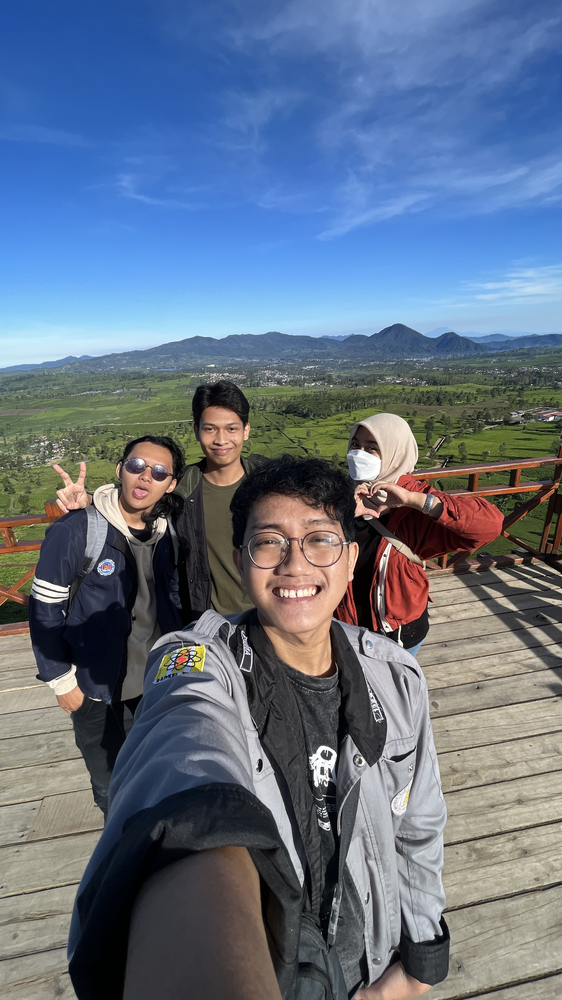
#> input picture images/image.png, 562 x 1000 px, shrunk from 2268 x 4032 before the run, found by its file name
$ jupyter execute main.ipynb
#> lines starting #> are read from the running program, lines starting #| are printed output that depends on the picture
# Analisis Perbandingan Algoritma Pattern Matching Knuth-Morris-Pratt dan Boyer-Moore Untuk Metode Pemrosesan Citra Template Matching

### Oleh Bagas Aryo Seto - 13521081

Abstract— Pemrosesan citra template matching adalah teknik penting dalam pengolahan citra yang digunakan untuk mencari dan mencocokkan pola tertentu dalam citra. Dalam makalah ini, proses pattern matching digunakan untuk pemrosesan citra template matching. Selain itu, dilakukan analisis perbandingan antara dua algoritma populer dalam proses pattern matching, yaitu algoritma Knuth-Morris-Pratt (KMP) dan algoritma BoyerMoore. Algoritma KMP dan Boyer-Moore memiliki pendekatan yang berbeda dalam mencocokkan pola. Algoritma KMP menggunakan informasi dari pencarian sebelumnya untuk mempercepat proses pencarian berikutnya, sedangkan algoritma Boyer-Moore menggunakan informasi dari pola yang ingin dicari dan melakukan penggeseran pintar berdasarkan karakter terakhir yang tidak cocok. Penelitian ini bertujuan untuk membandingkan kinerja kedua algoritma berdasarkan kecepatan eksekusi, banyak proses perbandingan, dan akurasi hasil pencocokan.

### Import Modules

[cell 1]
# import modules
import cv2
import numpy as np
import matplotlib.pyplot as plt
import copy
import pandas as pd
import random
import seaborn as sns
import time

### Definisikan Knuth-Morris-Pratt Search, Boyer-Moore Search, dan Brute Force Search

[cell 2]
def KMPSearch(pattern, txt):
    patternLen = len(pattern)
    textLen = len(txt)

    compareCounter = 0
    results = []

    # create lps[] that will hold the longest prefix suffix
    # values for pattern
    lps = [0]*patternLen
    patternIdx = 0 # index for pat[]

    # Preprocess the pattern (calculate lps[] array)
    computeLPSArray(pattern, patternLen, lps)

    textIdx = 0 # index for txt[]
    while (textLen - textIdx) >= (patternLen - patternIdx):
        compareCounter += 1

        if pattern[patternIdx] == txt[textIdx]:
            textIdx += 1
            patternIdx += 1

        if patternIdx == patternLen:
            results += [textIdx - patternIdx]
            patternIdx = lps[patternIdx - 1]

        # mismatch after j matches
        elif textIdx < textLen and pattern[patternIdx] != txt[textIdx]:

            if patternIdx != 0:
                patternIdx = lps[patternIdx-1]
            else:
                textIdx += 1

    return results, compareCounter


# Function to compute LPS array
def computeLPSArray(pat, plen, lps):
    len = 0 # length of the previous longest prefix suffix
    lps[0] = 0
    i = 1

    while i < plen:
        if pat[i] == pat[len]:
            len += 1
            lps[i] = len
            i += 1
        else:
            if len != 0:
                len = lps[len-1]
            else:
                lps[i] = 0
                i += 1

def BMSearch(pattern, text):
    # Preprocessing
    patternLen = len(pattern)
    textLen = len(text)

    compareCounter = 0

    last = {}
    for i in range(patternLen):
        last[pattern[i]] = i

    # Searching
    i = patternLen - 1  # Index of the last character in the pattern
    j = patternLen - 1  # Index of the last character in the text being examined
    results = []

    while j < textLen:
        compareCounter += 1
        if pattern[i] == text[j]:
            if i == 0:
                results.append(j)
                i = patternLen - 1
                j += patternLen
            else:
                i -= 1
                j -= 1
        else:
            if text[j] in last:
                j += patternLen - min(i, last[text[j]] + 1)
            else:
                j += patternLen
            i = patternLen - 1

    return results, compareCounter


def BFSearch(pattern, text):
    # Preprocessing
    patternLen = len(pattern)
    textLen = len(text)

    compareCounter = 0

    # Searching
    results = []

    for i in range(textLen - patternLen + 1):
        j = 0
        compareCounter += 1
        while j < patternLen and pattern[j] == text[i + j]:
            compareCounter += 1
            j += 1

        if j == patternLen:
            results.append(i)

    return results, compareCounter


def templateMatch(template, image, algo):
    # preprocessing
    # ubah citra dan template menjadi 8-bit
    image = cv2.cvtColor(image, cv2.COLOR_RGB2GRAY)
    template = cv2.cvtColor(template, cv2.COLOR_RGB2GRAY)

    tempRow = len(template)
    tempCol = len(template[0])
    pattern = template[0].flatten().tolist()
    n = len(image)
    compareCounter = 0

    # memanggil algoritma pattern matching yang sesuai
    for i in range(n):
        text = image[i].flatten().tolist()
        if algo == 'kmp':
            found, cnt = KMPSearch(pattern, text)
        elif algo == 'bm':
            found, cnt = BMSearch(pattern, text)
        else:
            found, cnt = BFSearch(pattern, text)
        compareCounter += cnt

        # mengecek validitas template pada citra
        for j in found:
            if (np.array_equal(template, image[i:i+tempRow, j:j+tempCol])):
                return i, j, compareCounter

    return -1, -1, compareCounter

### Membaca dan Menampilkan Citra dan Template

[cell 3]
# Membaca citra dan template
image = cv2.imread(r'images\image.png')
#> image is the input picture: shape (1000, 562, 3); mean B, G, R 133.1, 113.4, 99.4
image = cv2.cvtColor(image, cv2.COLOR_BGR2RGB)

template1 = cv2.imread(r'images\template.png')
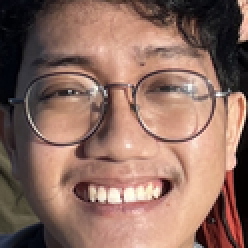
#> input picture images/template.png, 124 x 124 px, shrunk from 500 x 500 before the run, found by its file name (shown 2 times larger)
#> template1 is the input picture: shape (124, 124, 3); mean B, G, R 96.8, 108.7, 141.7
template1 = cv2.cvtColor(template1, cv2.COLOR_BGR2RGB)

template2 = cv2.imread(r'images\emma_watson.png')
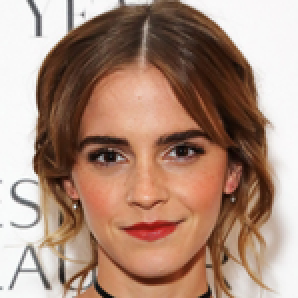
#> input picture images/emma_watson.png, 149 x 149 px, shrunk from 600 x 600 before the run, found by its file name (shown 2 times larger)
#> template2 is the input picture: shape (149, 149, 3); mean B, G, R 123.5, 140.3, 171.7
template2 = cv2.cvtColor(template2, cv2.COLOR_BGR2RGB)

[cell 4]
fig, axes = plt.subplots(1, 3, figsize=(15, 5))

# Display the first image on the first subplot
axes[0].imshow(image)
axes[0].set_title('Citra')

# Display the second image on the second subplot
axes[1].imshow(template1)
axes[1].set_title('Gambar 1')

# Display the third image on the third subplot
axes[2].imshow(template2)
axes[2].set_title('Gambar 2')

# Adjust the spacing between subplots
plt.tight_layout()

# Show the figure
plt.show()

### Mendapatkan Hasil Template Matching Menggunakan KMP, BM, dan Brute Force Pada Gambar 1

[cell 5]
t1 = time.time()
i3, j3, bfCount  = templateMatch(template1, image, 'bf')
#> in templateMatch, `image = cv2.cvtColor(image, cv2.COLOR_RGB2GRAY)`:
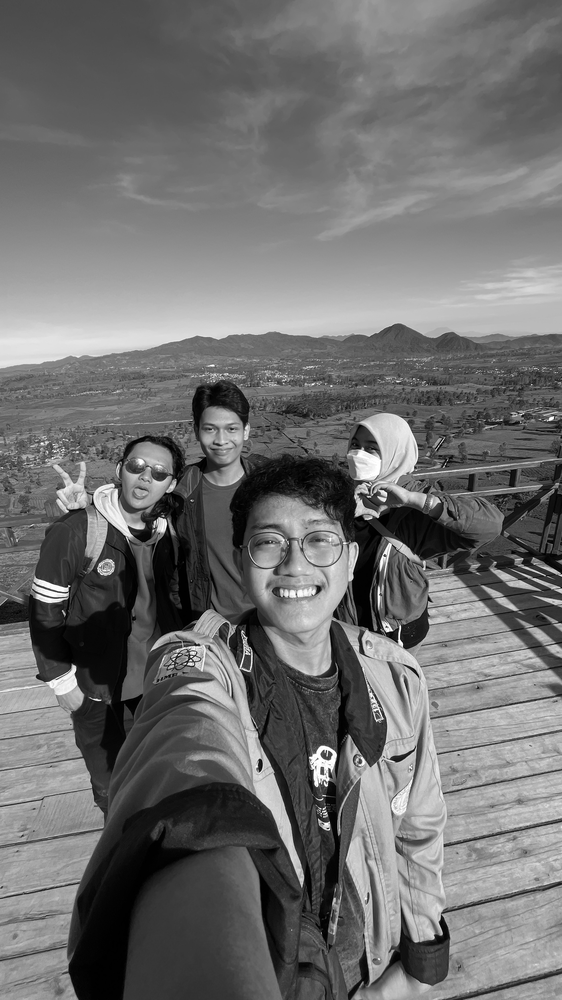
#> image: shape (1000, 562); min 0, max 255, mean 111.4
#> in templateMatch, `template = cv2.cvtColor(template, cv2.COLOR_RGB2GRAY)`:
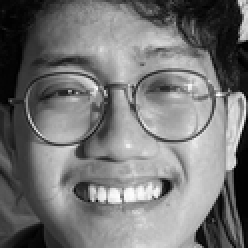
#> template: shape (124, 124) (shown 2 times larger); min 0, max 254, mean 117.2
#> in templateMatch, `tempRow = len(template)`: tempRow = 124
#> in templateMatch, `pattern = template[0].flatten().tolist()`: pattern = 124 values, max 205 at index 122, min 4 at index 20, mean 47.76
#> in templateMatch, `n = len(image)`: n = 1000
#> the loop in templateMatch, `for i in range(n):` made 1000 passes
#> compareCounter on passes 1 to 12: 439, 878, 1317, 1756, 2195, 2634, 3073, 3512, 3951, 4390, 4829, 5268
#> after the loop in templateMatch, `for i in range(n):`: compareCounter = 441538
#> i3 = -1; j3 = -1; bfCount = 441538
t2 = time.time()
i1, j1, kmpCount = templateMatch(template1, image, 'kmp')
#> the loop in templateMatch (call 2), `for i in range(n):` made 1000 passes
t3 = time.time()
i2, j2, bmCount  = templateMatch(template1, image, 'bm')
t4 = time.time()

[cell 6]
bfTime  = t2 - t1
kmpTime = t3 - t2
bmTime  = t4 - t3

print(f"Ketiga hasil cocok : {(i1,j1) == (i2,j2) == (i3,j3)}")
#| Ketiga hasil cocok : True
print(f"Koordinat Gambar 1 : ({i1}, {j1})\n")
#| Koordinat Gambar 1 : (-1, -1)
print(f"Waktu Brute Force        : {bfTime}\ts")
print(f"Waktu Knuth-Morris-Pratt : {kmpTime}\ts")
print(f"Waktu Boyer-Moore        : {bmTime}\ts\n")
print(f"Banyak Perbandingan Brute Force        : {bfCount}")
#| Banyak Perbandingan Brute Force        : 441538
print(f"Banyak Perbandingan Knuth-Morris-Pratt : {kmpCount}")
#| Banyak Perbandingan Knuth-Morris-Pratt : 439000
print(f"Banyak Perbandingan Boyer-Moore        : {bmCount}")
#| Banyak Perbandingan Boyer-Moore        : 4956

### Menampilkan Hasil Template Matching Pada Gambar 1

[cell 7]
result = copy.copy(image)
w, h = template1.shape[:-1]

if ((i1, j1) != (-1, -1)):
    cv2.rectangle(result, (j1, i1), (j1 + h, i1 + w), (0, 255, 255), 50)

plt.figure(figsize=(10, 10))
plt.imshow(result)
plt.show()

### Mendapatkan Hasil Template Matching Menggunakan KMP, BM, dan Brute Force Pada Gambar 2

[cell 8]
t5 = time.time()
i4, j4, bfCount2  = templateMatch(template2, image, 'bf')
#> call 4 of templateMatch, with algo = 'bf'
#> in templateMatch (call 4), `template = cv2.cvtColor(template, cv2.COLOR_RGB2GRAY)`:
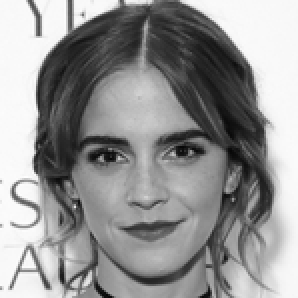
#> template: shape (149, 149) (shown 2 times larger); min 5, max 254, mean 147.8
t6 = time.time()
i5, j5, kmpCount2 = templateMatch(template2, image, 'kmp')
t7 = time.time()
i6, j6, bmCount2  = templateMatch(template2, image, 'bm')
t8 = time.time()

[cell 9]
bfTime2  = t6 - t5
kmpTime2 = t7 - t6
bmTime2  = t8 - t7

print(f"Ketiga hasil cocok : {(i4,j4) == (i5,j5) == (i6,j6)}")
#| Ketiga hasil cocok : True
print(f"Koordinat Gambar 2 : ({i4}, {j4})\n")
#| Koordinat Gambar 2 : (-1, -1)
print(f"Waktu Brute Force        : {bfTime2}\ts")
print(f"Waktu Knuth-Morris-Pratt : {kmpTime2}\ts")
print(f"Waktu Boyer-Moore        : {bmTime2}\ts\n")
print(f"Banyak Perbandingan Brute Force        : {bfCount2}")
#| Banyak Perbandingan Brute Force        : 414082
print(f"Banyak Perbandingan Knuth-Morris-Pratt : {kmpCount2}")
#| Banyak Perbandingan Knuth-Morris-Pratt : 414002
print(f"Banyak Perbandingan Boyer-Moore        : {bmCount2}")
#| Banyak Perbandingan Boyer-Moore        : 3305

### Menampilkan Hasil Template Matching Pada Gambar 2

[cell 10]
result = copy.copy(image)
w, h = template2.shape[:-1]

if ((i4, j4) != (-1, -1)):
    cv2.rectangle(result, (j4, i4), (j4 + h, i4 + w), (0, 255, 255), 50)

plt.figure(figsize=(10, 10))
plt.imshow(result)
plt.show()

### Generate 10 Random Sampel Lalu Ambil Hasil Template Matching Pada Sampel

[cell 11]
data = {
    'size': [],
    'BF': [],
    'KMP': [],
    'BM': [],
    'BF time (ms)': [],
    'KMP time (ms)': [],
    'BM time (ms)': [],
    'accurate': [],
    'row': [],
    'col': [],
    'width': [],
    'height': []
}

w, h = image.shape[:-1]


for i in range(10):
    r1 = random.randint(0, w-10)
    r2 = random.randint(r1+1, w-1)
    c1 = random.randint(0, h-10)
    c2 = random.randint(c1+1, h-1)

    data['size'].append((r2-r1) * (c2-c1))
    temp = image[r1:r2, c1:c2]

    t1 = time.time()
    i1, j1, bfCount  = templateMatch(temp, image, 'bf')
    t2 = time.time()
    i2, j2, kmpCount = templateMatch(temp, image, 'kmp')
    t3 = time.time()
    i3, j3, bmCount  = templateMatch(temp, image, 'bm')
    t4 = time.time()

    data['BF'].append(bfCount)
    data['BF time (ms)'].append((t2 - t1)*1000)
    data['KMP'].append(kmpCount)
    data['KMP time (ms)'].append((t3 - t2)*1000)
    data['BM'].append(bmCount)
    data['BM time (ms)'].append((t4 - t3)*1000)
    data['accurate'].append(r1 == i1 == i2 == i3 and c1 == j1 == j2 == j3)
    data['row'].append(r1)
    data['col'].append(c1)
    data['width'].append(r2-r1)
    data['height'].append(c2-c1)
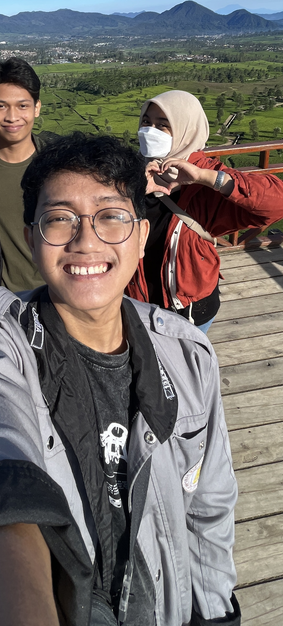
#> temp: shape (626, 283, 3); mean R, G, B 114.8, 107.8, 103.2

[cell 12]
df = pd.DataFrame(data)
df

[cell 13]
df.describe()

### Menampilkan Sampel

[cell 14]
image_samples = []

for i in range(10):
    r, c = df.at[i, 'row'], df.at[i, 'col']
    w, h = df.at[i, 'width'], df.at[i, 'height']

    image_samples.append(image[r:r+w+1, c:c+h+1])

fig, axes = plt.subplots(2, 5, figsize=(10, 8))
axes = axes.flatten()

for i, (sample, ax) in enumerate(zip(image_samples, axes)):
    ax.imshow(sample, cmap='gray')
    ax.set_title(f"Sample {i+1}")
    ax.axis('off')
#> this loop made 10 passes

### Menampilkan Hasil Template Matching Sampel

[cell 15]
result = copy.copy(image)

for i in range(10):
    r, c = df.at[i, 'row'], df.at[i, 'col']
    w, h = df.at[i, 'width'], df.at[i, 'height']
    if ((r, c) != (-1, -1)):
        cv2.rectangle(result, (c, r), (c + h, r + w), (0, 255, 255), 25)
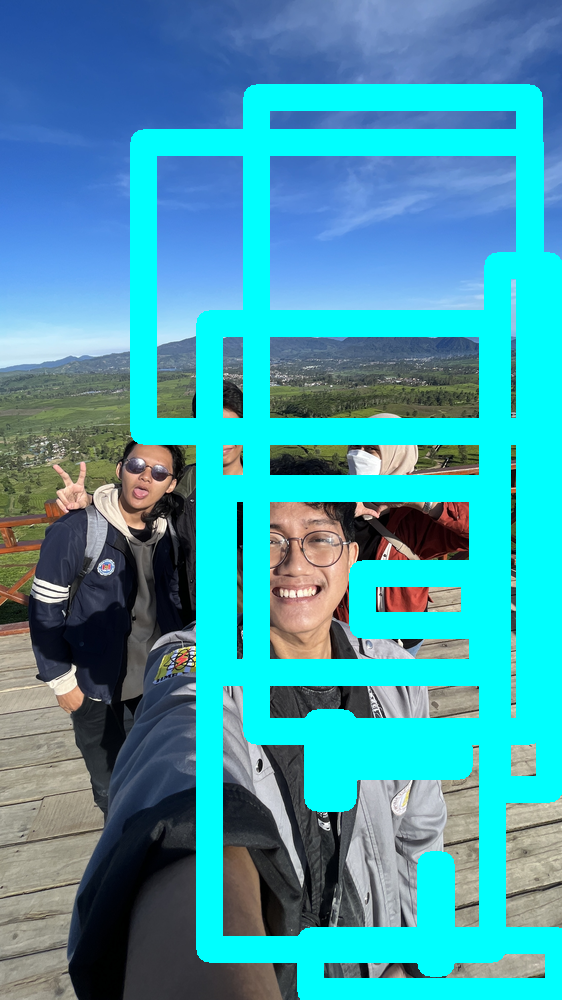
#> result: shape (1000, 562, 3); mean R, G, B 64.5, 158.1, 174.8

plt.figure(figsize=(10, 10))
plt.imshow(result)
plt.show()

### Diagram Venn Akurasi Template Matching Ketiga Algoritma

[cell 16]
value_counts = df['accurate'].value_counts()
value_counts.plot(kind='pie', autopct='%1.1f%%')
plt.axis('equal')
plt.legend()
plt.title('Akurasi Template Matching')
plt.show()

### Diagram Batang Banyak Perbandingan Pixel Setiap Algoritma

[cell 17]
fig, ax = plt.subplots()

# Lebar setiap bar
bar_width = 0.25

# Menghitung posisi setiap bar
r1 = range(len(df))
r2 = [x + bar_width for x in r1]
r3 = [x + bar_width for x in r2]

# Membuat bar chart untuk setiap kategori dan data
plt.bar(r1, df['BF'], color='b', width=bar_width, edgecolor='black', label='BF')
plt.bar(r2, df['KMP'], color='g', width=bar_width, edgecolor='black', label='KMP')
plt.bar(r3, df['BM'], color='r', width=bar_width, edgecolor='black', label='BM')

# Mengatur label sumbu x
# plt.xlabel('Uji')
plt.xticks([r + bar_width for r in range(len(df))], [f'Uji {r+1}' for r in range(len(df))])

# Mengatur label sumbu y
plt.ylabel('Banyak perbandingan')

# Menambahkan judul grafik
plt.title('Banyak Perbandingan Pixel Setiap Algoritma')

# Menambahkan legend
plt.legend()
plt.grid()

# Menampilkan grafik
plt.show()
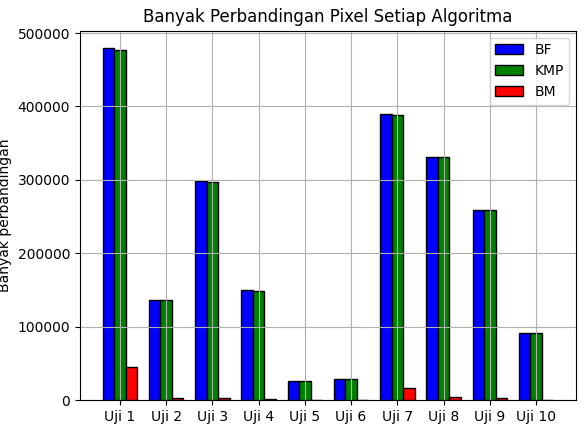
#> figure drawn by matplotlib, 1 panel; tallest bar 479354 high, from x = -0.125 to 0.125; tallest bar 477480 high, from x = 0.125 to 0.375; tallest bar 45106 high, from x = 0.375 to 0.625

### Diagram Batang Horizontal Waktu Eksekusi Setiap Algoritma

[cell 18]
fig, ax = plt.subplots()

y_pos = np.arange(len(df))
bar_width = 0.2

# Membuat horizontal bar chart untuk setiap kategori dan data
plt.barh(y_pos, df['BF time (ms)'], height=bar_width, color='b', edgecolor='black', label='BF')
plt.barh(y_pos + bar_width, df['KMP time (ms)'], height=bar_width, color='g', edgecolor='black', label='KMP')
plt.barh(y_pos + (2 * bar_width), df['BM time (ms)'], height=bar_width, color='r', edgecolor='black', label='BM')

# Mengatur label sumbu y
plt.yticks(y_pos + bar_width, [f'Uji {r+1}' for r in range(len(df))])

# Mengatur label sumbu y
plt.xlabel('Waktu Eksekusi (ms)')

# Menambahkan judul grafik
plt.title('Waktu Eksekusi Setiap Algoritma')

# Menambahkan legend
plt.grid()
plt.legend()

# Menampilkan grafik
plt.show()
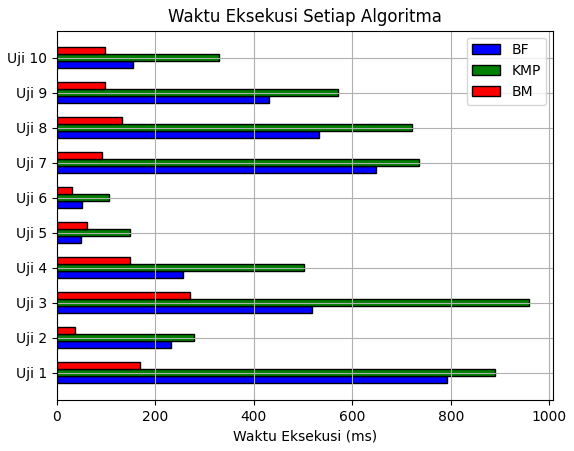
#> figure drawn by matplotlib, 1 panel

### Diagram Batang Rata-Rata Perbandingan Setiap Algoritma

[cell 19]
# Calculate the average values
selected_columns = ['BF', 'KMP', 'BM']
df_selected = df[selected_columns]

# Calculate the average values
avg_values = df_selected.mean()

# Create a bar plot using Seaborn
sns.barplot(x=avg_values.index, y=avg_values.values)

# Set the plot title and labels
plt.title('Average Values of BF, KMP, and BM')
plt.xlabel('Columns')
plt.ylabel('Average Value')

# Display the plot
plt.show()
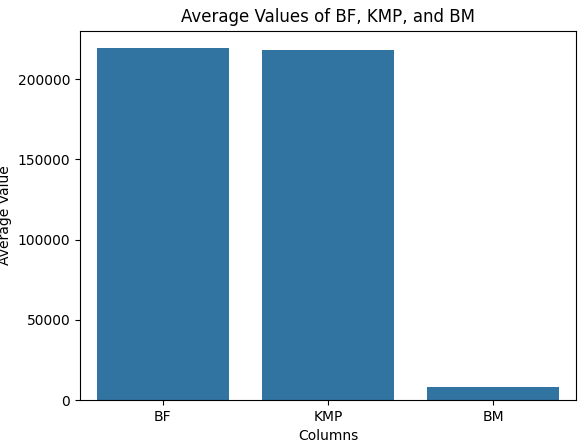
#> figure drawn by matplotlib, 1 panel; tallest bar 219261 high, from x = -0.4 to 0.4
